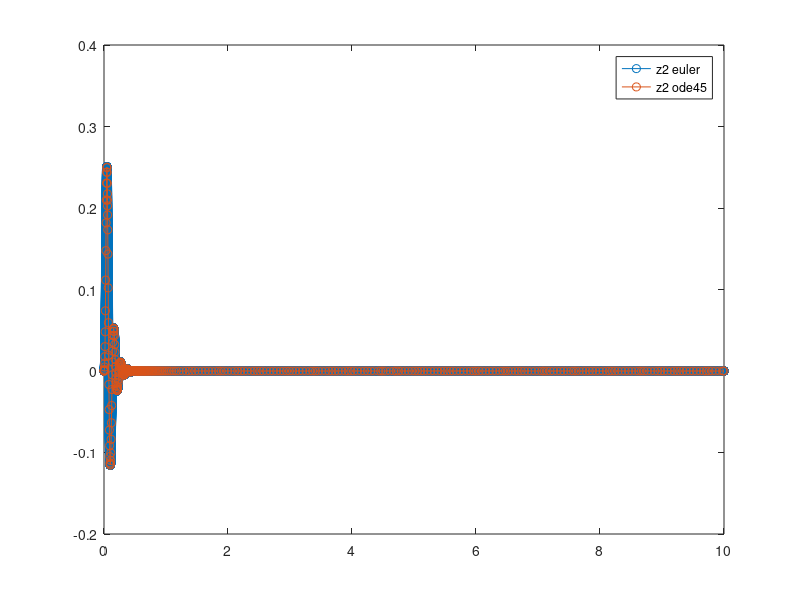

Source code (MATLAB):
b = 0.0107807258388
c = 0.000111810524139

function dvdt = quartercar(t, v_state)
    % v_state är vektorn [z1; z2; z1_prick; z2_prick]
 
    m1 = 475;
    m2 = 53;
    k1 = 5400*0+690;
    k2_ref = 135000;
    k2 = 100*k2_ref*0 + 182120;
    c1 = 310;
    c2 = 1200;
    vel = 65/3.6; 
    H = 0.24;
    L = 1;

    z1 = v_state(1);
    z2 = v_state(2);
    z1_dot = v_state(3);
    z2_dot = v_state(4);
  
    if t <= L/vel
        arg = (2*pi*vel*t) / L;
        h = (H/2)*(1 - cos(arg));
        h_dot = (H/2) * (2*pi*vel/L) * sin(arg);
    else
        h = 0;
        h_dot = 0;
    end


    z1_ddot = (-c1*(z1_dot - z2_dot) - k1*(z1 - z2)) / m1;

    z2_ddot = (-c1*(z2_dot - z1_dot) - c2*(z2_dot - h_dot) - k1*(z2 - z1) - k2*(z2 - h)) / m2;

    dvdt = [z1_dot; z2_dot; z1_ddot; z2_ddot];
end

%tspan = linspace(0,1,100)
tspan = [0 10]
v0 = [0 0 0 0]

options = odeset("RelTol", 1e-6, 'Refine',1, 'InitialStep',0.001)

[t,v] = ode45(@quartercar,tspan,v0, options)
% plot(t,v(:,1),'o-')
%plot(t,v(:,1),'o-',t,v(:,2),'-o')
%plot(t,v(:,1),'o-',t,v(:,2),'-o',t,v(:,3),'o-',t,v(:,4),'-o',LineWidth=.1)

t
v_m = [max(v(:,1)), max(v(:,2))]

v0 = [0;0;0;0];
T_end = 10;

%dt = 5e-3;
dt = .1*c
t_eu = 0:dt:T_end;
n_steps = length(t_eu);

v_eu = zeros(4, n_steps);
v_eu(:, 1) = v0;

% Euler-loopen
for k = 1:n_steps-1;
    dvdt = quartercar(t_eu(k), v_eu(:, k));
    v_eu(:, k+1) = v_eu(:, k) + dt * dvdt;
end
% v_eu
plot(t_eu,v_eu(2,:),'o-',t,v(:,2),'o-')
legend('z2 euler','z2 ode45')
%plot(t_eu,v_eu(2,:),'o-',t_eu,v_eu(1,:),'o-')
%legend('z2','z1')

